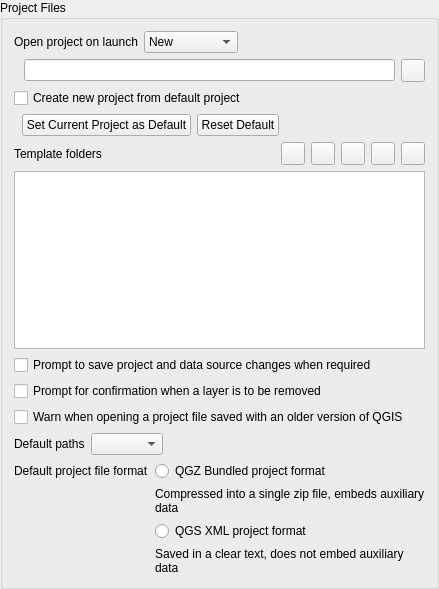
                <widget class="QgsCollapsibleGroupBox" name="groupBox_11">
                 <property name="title">
                  <string>Project Files</string>
                 </property>
                 <layout class="QGridLayout" name="gridLayout_38">
                  <item row="0" column="0">
                   <layout class="QGridLayout" name="gridLayout_4">
                    <item row="0" column="2" colspan="2">
                     <widget class="QComboBox" name="mProjectOnLaunchCmbBx">
                      <property name="sizePolicy">
                       <sizepolicy hsizetype="Maximum" vsizetype="Fixed">
                        <horstretch>0</horstretch>
                        <verstretch>0</verstretch>
                       </sizepolicy>
                      </property>
                      <item>
                       <property name="text">
                        <string>New</string>
                       </property>
                      </item>
                      <item>
                       <property name="text">
                        <string>Most recent</string>
                       </property>
                      </item>
                      <item>
                       <property name="text">
                        <string>Specific</string>
                       </property>
                      </item>
                     </widget>
                    </item>
                    <item row="1" column="5">
                     <widget class="QToolButton" name="mProjectOnLaunchPushBtn">
                      <property name="sizePolicy">
                       <sizepolicy hsizetype="Maximum" vsizetype="Fixed">
                        <horstretch>0</horstretch>
                        <verstretch>0</verstretch>
                       </sizepolicy>
                      </property>
                      <property name="toolTip">
                       <string>Select file</string>
                      </property>
                      <property name="statusTip">
                       <string/>
                      </property>
                      <property name="text">
                       <string/>
                      </property>
                      <property name="icon">
                       <iconset resource="../../images/images.qrc">
                        <normaloff>:/images/themes/default/mActionFileOpen.svg</normaloff>:/images/themes/default/mActionFileOpen.svg</iconset>
                      </property>
                     </widget>
                    </item>
                    <item row="1" column="0">
                     <spacer name="horizontalSpacer_35">
                      <property name="orientation">
                       <enum>Qt::Orientation::Horizontal</enum>
                      </property>
                      <property name="sizeType">
                       <enum>QSizePolicy::Policy::Fixed</enum>
                      </property>
                      <property name="sizeHint" stdset="0">
                       <size>
                        <width>4</width>
                        <height>20</height>
                       </size>
                      </property>
                     </spacer>
                    </item>
                    <item row="0" column="4">
                     <spacer name="horizontalSpacer_36">
                      <property name="orientation">
                       <enum>Qt::Orientation::Horizontal</enum>
                      </property>
                      <property name="sizeHint" stdset="0">
                       <size>
                        <width>40</width>
                        <height>20</height>
                       </size>
                      </property>
                     </spacer>
                    </item>
                    <item row="1" column="1" colspan="4">
                     <widget class="QLineEdit" name="mProjectOnLaunchLineEdit">
                      <property name="sizePolicy">
                       <sizepolicy hsizetype="Expanding" vsizetype="Fixed">
                        <horstretch>0</horstretch>
                        <verstretch>0</verstretch>
                       </sizepolicy>
                      </property>
                     </widget>
                    </item>
                    <item row="0" column="0" colspan="2">
                     <widget class="QLabel" name="label_54">
                      <property name="sizePolicy">
                       <sizepolicy hsizetype="Maximum" vsizetype="Preferred">
                        <horstretch>0</horstretch>
                        <verstretch>0</verstretch>
                       </sizepolicy>
                      </property>
                      <property name="text">
                       <string>Open project on launch</string>
                      </property>
                     </widget>
                    </item>
                   </layout>
                  </item>
                  <item row="1" column="0">
                   <widget class="QCheckBox" name="cbxProjectDefaultNew">
                    <property name="text">
                     <string>Create new project from default project</string>
                    </property>
                   </widget>
                  </item>
                  <item row="2" column="0">
                   <layout class="QHBoxLayout" name="horizontalLayout_16">
                    <item>
                     <spacer name="horizontalSpacer_22">
                      <property name="orientation">
                       <enum>Qt::Orientation::Horizontal</enum>
                      </property>
                      <property name="sizeType">
                       <enum>QSizePolicy::Policy::Fixed</enum>
                      </property>
                      <property name="sizeHint" stdset="0">
                       <size>
                        <width>8</width>
                        <height>20</height>
                       </size>
                      </property>
                     </spacer>
                    </item>
                    <item>
                     <widget class="QPushButton" name="pbnProjectDefaultSetCurrent">
                      <property name="text">
                       <string>Set Current Project as Default</string>
                      </property>
                     </widget>
                    </item>
                    <item>
                     <widget class="QPushButton" name="pbnProjectDefaultReset">
                      <property name="text">
                       <string>Reset Default</string>
                      </property>
                     </widget>
                    </item>
                    <item>
                     <spacer name="horizontalSpacer_9">
                      <property name="orientation">
                       <enum>Qt::Orientation::Horizontal</enum>
                      </property>
                      <property name="sizeHint" stdset="0">
                       <size>
                        <width>40</width>
                        <height>20</height>
                       </size>
                      </property>
                     </spacer>
                    </item>
                   </layout>
                  </item>
                  <item row="3" column="0">
                   <layout class="QHBoxLayout" name="horizontalLayout_15">
                    <item>
                     <widget class="QLabel" name="label_31">
                      <property name="text">
                       <string>Template folders</string>
                      </property>
                     </widget>
                    </item>
                    <item>
                     <spacer name="horizontalSpacer_17">
                      <property name="orientation">
                       <enum>Qt::Orientation::Horizontal</enum>
                      </property>
                      <property name="sizeHint" stdset="0">
                       <size>
                        <width>40</width>
                        <height>20</height>
                       </size>
                      </property>
                     </spacer>
                    </item>
                    <item>
                     <widget class="QToolButton" name="mBtnAddProjectTemplatePath">
                      <property name="toolTip">
                       <string>Add new path</string>
                      </property>
                      <property name="text">
                       <string/>
                      </property>
                      <property name="icon">
                       <iconset resource="../../images/images.qrc">
                        <normaloff>:/images/themes/default/symbologyAdd.svg</normaloff>:/images/themes/default/symbologyAdd.svg</iconset>
                      </property>
                     </widget>
                    </item>
                    <item>
                     <widget class="QToolButton" name="mBtnRemoveProjectTemplatePath">
                      <property name="toolTip">
                       <string>Remove path</string>
                      </property>
                      <property name="text">
                       <string/>
                      </property>
                      <property name="icon">
                       <iconset resource="../../images/images.qrc">
                        <normaloff>:/images/themes/default/symbologyRemove.svg</normaloff>:/images/themes/default/symbologyRemove.svg</iconset>
                      </property>
                     </widget>
                    </item>
                    <item>
                     <widget class="QToolButton" name="mBtnMoveProjectTemplatePathUp">
                      <property name="toolTip">
                       <string>Move selected path up</string>
                      </property>
                      <property name="text">
                       <string/>
                      </property>
                      <property name="icon">
                       <iconset resource="../../images/images.qrc">
                        <normaloff>:/images/themes/default/mActionArrowUp.svg</normaloff>:/images/themes/default/mActionArrowUp.svg</iconset>
                      </property>
                     </widget>
                    </item>
                    <item>
                     <widget class="QToolButton" name="mBtnMoveProjectTemplatePathDown">
                      <property name="toolTip">
                       <string>Move selected path down</string>
                      </property>
                      <property name="text">
                       <string/>
                      </property>
                      <property name="icon">
                       <iconset resource="../../images/images.qrc">
                        <normaloff>:/images/themes/default/mActionArrowDown.svg</normaloff>:/images/themes/default/mActionArrowDown.svg</iconset>
                      </property>
                     </widget>
                    </item>
                    <item>
                     <widget class="QToolButton" name="mBtnResetProjectTemplatePath">
                      <property name="toolTip">
                       <string>Reset to default</string>
                      </property>
                      <property name="text">
                       <string/>
                      </property>
                      <property name="icon">
                       <iconset resource="../../images/images.qrc">
                        <normaloff>:/images/themes/default/mActionUndo.svg</normaloff>:/images/themes/default/mActionUndo.svg</iconset>
                      </property>
                     </widget>
                    </item>
                   </layout>
                  </item>
                  <item row="4" column="0">
                   <widget class="QListWidget" name="mListProjectTemplatePaths"/>
                  </item>
                  <item row="5" column="0">
                   <widget class="QCheckBox" name="chbAskToSaveProjectChanges">
                    <property name="text">
                     <string>Prompt to save project and data source changes when required</string>
                    </property>
                   </widget>
                  </item>
                  <item row="6" column="0">
                   <widget class="QCheckBox" name="mLayerDeleteConfirmationChkBx">
                    <property name="text">
                     <string>Prompt for confirmation when a layer is to be removed</string>
                    </property>
                   </widget>
                  </item>
                  <item row="7" column="0">
                   <widget class="QCheckBox" name="chbWarnOldProjectVersion">
                    <property name="text">
                     <string>Warn when opening a project file saved with an older version of QGIS</string>
                    </property>
                   </widget>
                  </item>
                  <item row="8" column="0">
                   <layout class="QHBoxLayout" name="horizontalLayout_2">
                    <item>
                     <widget class="QLabel" name="mDefaultPathsLabel">
                      <property name="text">
                       <string>Default paths</string>
                      </property>
                     </widget>
                    </item>
                    <item>
                     <widget class="QComboBox" name="mDefaultPathsComboBox"/>
                    </item>
                    <item>
                     <spacer name="horizontalSpacer_24">
                      <property name="orientation">
                       <enum>Qt::Orientation::Horizontal</enum>
                      </property>
                      <property name="sizeHint" stdset="0">
                       <size>
                        <width>40</width>
                        <height>20</height>
                       </size>
                      </property>
                     </spacer>
                    </item>
                   </layout>
                  </item>
                  <item row="9" column="0">
                   <layout class="QGridLayout" name="gridLayout_31">
                    <item row="0" column="0">
                     <widget class="QLabel" name="label_67">
                      <property name="text">
                       <string>Default project file format</string>
                      </property>
                     </widget>
                    </item>
                    <item row="0" column="1">
                     <widget class="QRadioButton" name="mFileFormatQgzButton">
                      <property name="sizePolicy">
                       <sizepolicy hsizetype="Expanding" vsizetype="Fixed">
                        <horstretch>0</horstretch>
                        <verstretch>0</verstretch>
                       </sizepolicy>
                      </property>
                      <property name="text">
                       <string>QGZ Bundled project format</string>
                      </property>
                      <attribute name="buttonGroup">
                       <string notr="true">mDefaultProjectFileFormatButtonGroup</string>
                      </attribute>
                     </widget>
                    </item>
                    <item row="1" column="1">
                     <widget class="QLabel" name="mFileFormatQgzDescription">
                      <property name="text">
                       <string>Compressed into a single zip file, embeds auxiliary data</string>
                      </property>
                      <property name="wordWrap">
                       <bool>true</bool>
                      </property>
                     </widget>
                    </item>
                    <item row="2" column="1">
                     <widget class="QRadioButton" name="mFileFormatQgsButton">
                      <property name="sizePolicy">
                       <sizepolicy hsizetype="Expanding" vsizetype="Fixed">
                        <horstretch>0</horstretch>
                        <verstretch>0</verstretch>
                       </sizepolicy>
                      </property>
                      <property name="toolTip">
                       <string>The auxiliary data will be kept in a separate .qgd data file which must be distributed along with the .qgs project file.</string>
                      </property>
                      <property name="text">
                       <string>QGS XML project format</string>
                      </property>
                      <attribute name="buttonGroup">
                       <string notr="true">mDefaultProjectFileFormatButtonGroup</string>
                      </attribute>
                     </widget>
                    </item>
                    <item row="3" column="1">
                     <widget class="QLabel" name="mFileFormatQgsDescription">
                      <property name="text">
                       <string>Saved in a clear text, does not embed auxiliary data</string>
                      </property>
                      <property name="wordWrap">
                       <bool>true</bool>
                      </property>
                     </widget>
                    </item>
                   </layout>
                  </item>
                 </layout>
                </widget>
